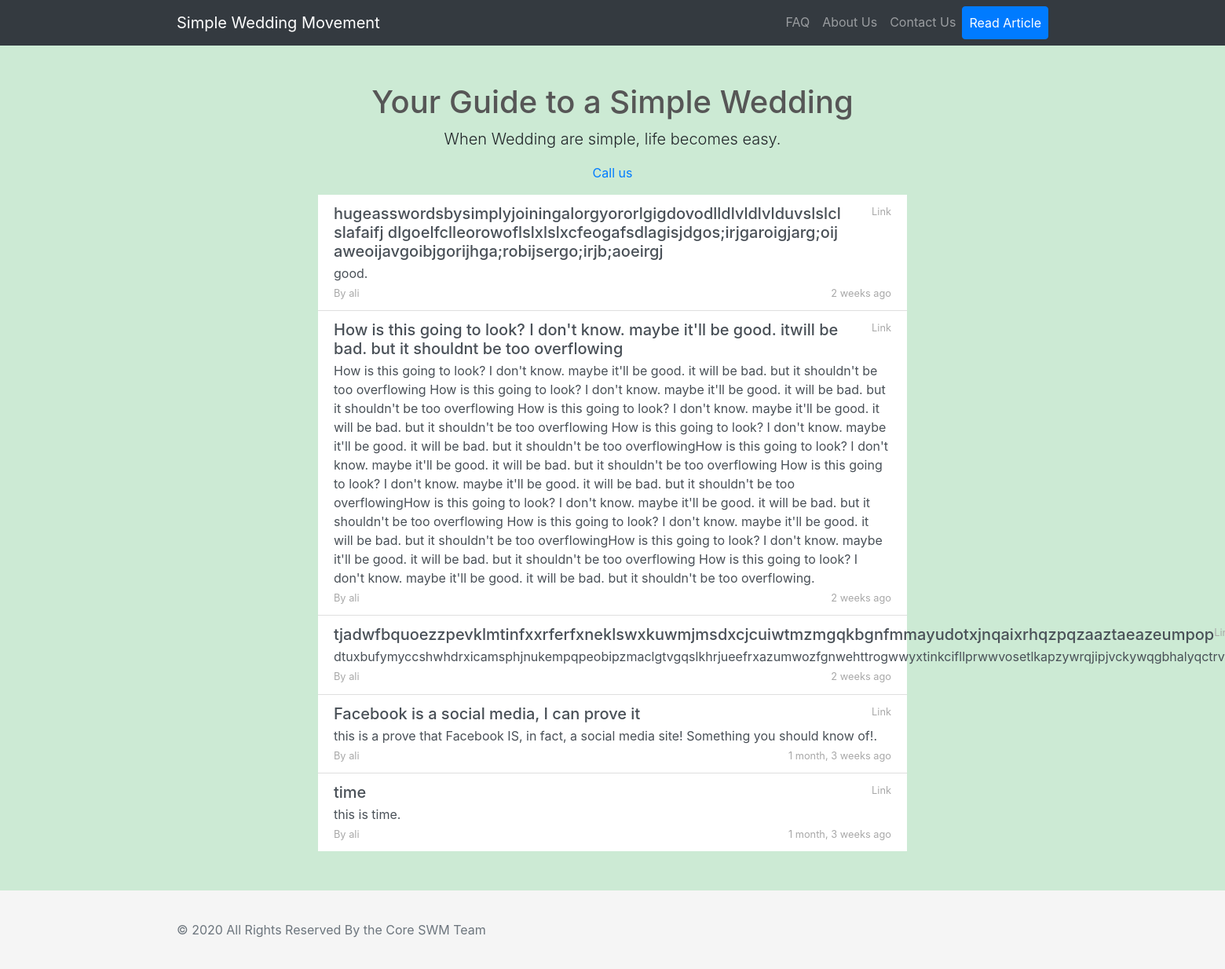
The page /blog/ on the database as committed earlier.
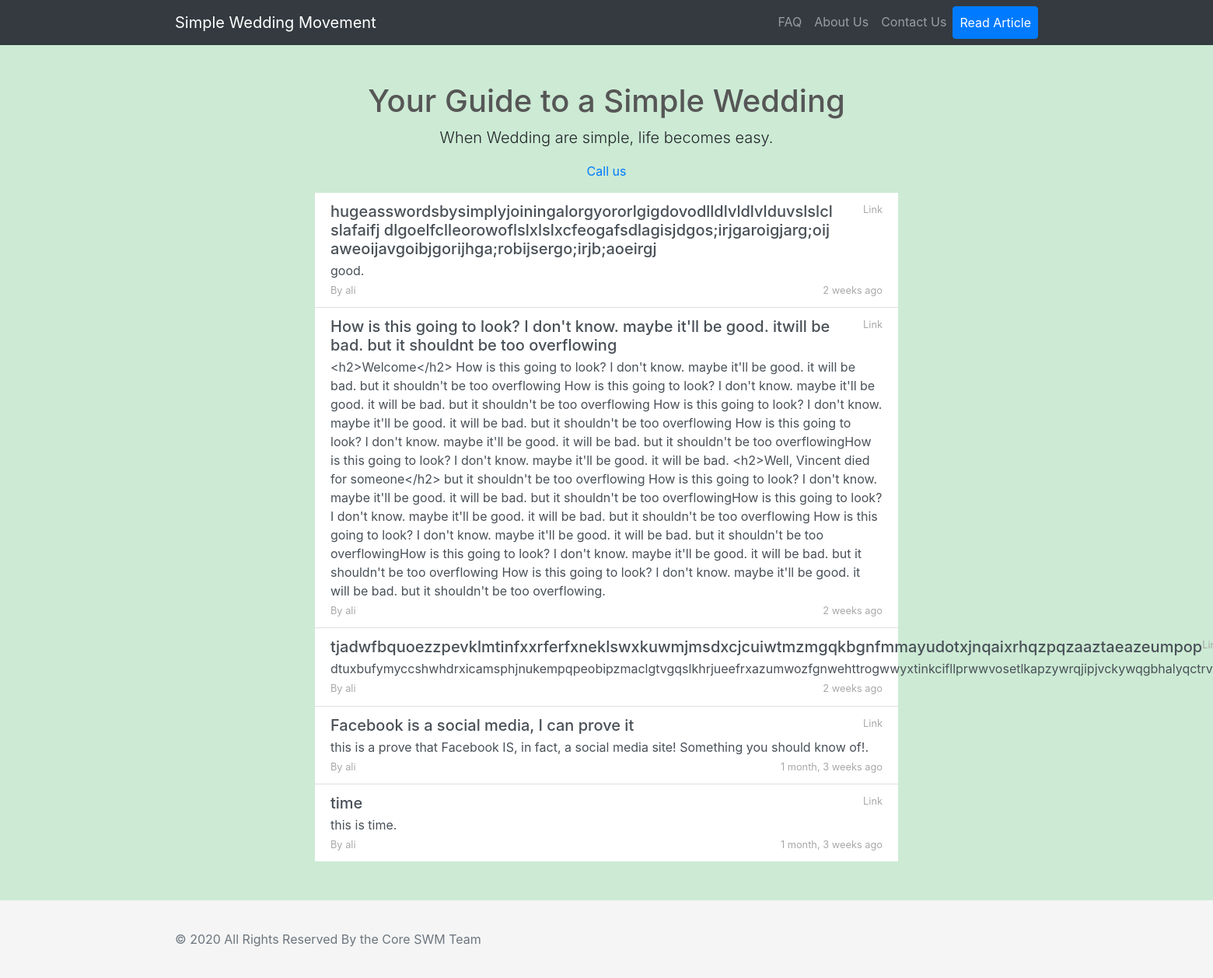
The same page on the database as committed later.
### core/models.py (models this page shows, shortened)
class Post(models.Model):
    user = models.ForeignKey(settings.AUTH_USER_MODEL, default=1, on_delete=models.CASCADE)
    title = models.CharField(max_length=300)
    link = models.CharField(max_length=2200, blank=True)
    detail = models.TextField(max_length=2200)
    slug = models.SlugField(max_length=200, unique=True)
    catagory = models.ForeignKey(catagories, related_name='posts', default=1, on_delete=models.CASCADE)
    publish = models.BooleanField(default=False)
    timestamp = models.DateTimeField(auto_now=False, auto_now_add=True)
    updated = models.DateTimeField(auto_now=True, auto_now_add=False)
    class Meta:
        ordering = ["-timestamp", "-updated"]

class catagories(models.Model):
    catagory_name = models.CharField(max_length=20)
    description = models.TextField(max_length=160)
    timestamp = models.DateTimeField(auto_now=False, auto_now_add=True)
    updated = models.DateTimeField(auto_now=True, auto_now_add=False)
    def __str__(self):
        return self.catagory_name
    class Meta:
        ordering = ["-timestamp", "-updated"]

### core/views.py (the view)
# urls.py: path('', TemplateView.as_view(template_name='welcome.html'), name='index'),
def index(request):
	links = Post.objects.filter(publish=True)
	context = {
		'production' : settings.PRODUCTION,
		'links' : links,
	}
	return render(request, 'core/blog_list.html', context)

### core/templates/core/blog_list.html (shortened to what this page needs)
{% extends 'base.html' %}
{% load static %}
{% block content %}
<div class="container">
  <div class="row">
    <div class="col-lg-12 text-center">
      <h1 class="mt-5" style="color: #565656">Your Guide to a Simple Wedding</h1>
      <p class="lead">When Wedding are simple, life becomes easy.</p>
      <ul class="list-unstyled">
        <li><a href="tel:+918008245395">Call us</a></li>
      </ul>
    </div>
  </div>
</div>
<section class="col-lg-6 offset-lg-3 col-sm-12 col-md-12">
  <div class="list-group list-group-flush">
    {% for link in links %}
    <a href=" {% if link.link %}  {{link.link}} {% else %} {% url 'article' link.slug %} {% endif %}" class="link-box list-group-item list-group-item-action flex-column align-items-start">
      <div class="d-flex w-100 justify-content-between">
        <h5 class="mb-1">{{link.title}}</h5>
        <small class="extra-text">{{link.catagory}}</small>
      </div>
      <p class="mb-1">{{link.detail}}.</p>
      <div class="d-flex w-100 justify-content-between">
        <small class="extra-text">By {{link.user}}</small>
        <small class="extra-text">{{link.timestamp|timesince}} ago</small>
      </div>
    </a>
    {% endfor %}
  </div>
</section>
{% endblock %}

Rows that differ between the two databases and show on the page:
changed Post: detail "How is this going to look? I don't know. maybe it'll be good. it will be bad. but it shouldn't be too overflowing How is this going to look? I don't know. maybe it'll be good. it will be bad. but it shouldn't be too overflowing How is this going to look? I don't know. maybe it'll be good. it will be bad. but it shouldn't be too overflowing How is this going to look? I don't know. maybe it'll be good. it will be bad. but it shouldn't be too overflowingHow is this going to look? I don't know. maybe it'll be good. it will be bad. but it shouldn't be…" → "<h2>Welcome</h2> How is this going to look? I don't know. maybe it'll be good. it will be bad. but it shouldn't be too overflowing How is this going to look? I don't know. maybe it'll be good. it will be bad. but it shouldn't be too overflowing How is this going to look? I don't know. maybe it'll be good. it will be bad. but it shouldn't be too overflowing How is this going to look? I don't know. maybe it'll be good. it will be bad. but it shouldn't be too overflowingHow is this going to look? I don't know. maybe it'll be good. it will be bad. <h2>Well, Vincent died for someone</h2> but it shouldn't be…"
